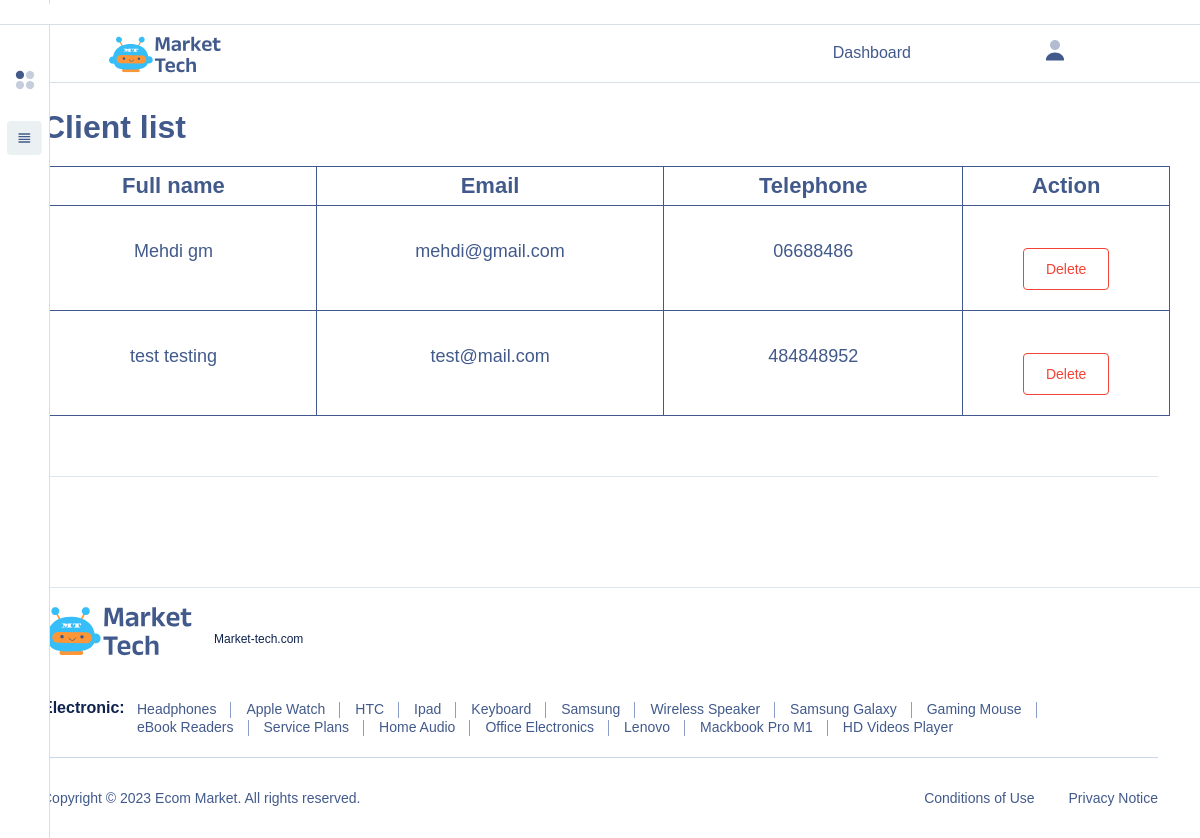
The page /admin/client-list.php on the database its author committed.
### tables this page shows
CREATE TABLE IF NOT EXISTS `users` (
  `ID_user` int(11) NOT NULL AUTO_INCREMENT,
  `firstname` varchar(50) NOT NULL,
  `lastname` varchar(50) NOT NULL,
  `telephone` varchar(10) NOT NULL,
  `email` varchar(100) NOT NULL,
  `address` text NOT NULL,
  `city` varchar(20) NOT NULL,
  `postalcode` varchar(20) NOT NULL,
  `type` varchar(10) NOT NULL,
  `password` varchar(64) NOT NULL,
  PRIMARY KEY (`ID_user`)
);

### admin/client-list.php (the view, shortened to what this page needs)
<?php
$connection = Database::getConnection();
$sql ="SELECT * FROM users WHERE type = 'client'";
$statement = $connection->prepare($sql);
$statement->execute();
$clients = $statement->fetchAll();
?>
<!DOCTYPE html>
<html lang="en">
  <head>
    <link href="css/style.css" rel="stylesheet">
  </head>
  <body>
    <div class="topbar">
      </div>
    <header class="header sticky-bar">
      <div class="container">
        <div class="main-header">
          <div class="header-left">
            <div class="header-logo"><a class="d-flex" href="dashboard-admin.php"><img alt="Ecom" src="fonts/logo.svg"></a></div>
            <div class="header-nav">
              <nav class="nav-main-menu d-none d-xl-block">
                <ul class="main-menu">
                  <li class="has-children"><a class="active" href="dashboard-admin.php">Dashboard</a></li>
                </ul>
              </nav>
            </div>
            <div class="header-shop">
              <div class="d-inline-block box-dropdown-cart"><span class="font-lg icon-list icon-account"><span>Account</span></span>
              </div>
              </div>
            </div>
          </div>
        </div>
    </header>
    <div class="sidebar-left"><a class="btn btn-open" href="#"></a>
      <ul class="menu-texts menu-close">
        <li class="has-children"><a href="#"><span class="img-link"><img src="fonts/list.svg" alt="Ecom"></span><span class="text-link">List</span></a>
        </li>
      </ul>
    </div>
    <main class="main">
      <section class="section-box">
        <div class="banner-hero banner-1">
          <div class="container">
            <h3>Client list</h3><br>
            <div class="row">
              <table>
                <thead>
                  <tr>
                    <th class="list">Full name</th>
                    <th class="list">Email</th>
                    <th class="list">Telephone</th>
                    <th class="list">Action</th>
                  </tr>
                </thead>
                <tbody>
                  <?php foreach ($clients as $client) {
                    $fullname = $client['firstname']." ".$client['lastname'];
                    ?>
                  <tr>
                    <td class="text"><br><br><?php echo $fullname ?></td>
                    <td class="text"><br><br><?php echo $client['email']?></td>
                    <td class="text"><br><br><?php echo $client['telephone']?></td>
                    <td><br><br><a class="btn btn-outline-danger" href="client-list.php?ID_user=<?php echo $client[
                        "ID_user"
                    ]; ?>">Delete</a>
                    </td>
                  </tr>
                  <?php } ?>
                </tbody>
              </table>
            </div>
          <div class="border-bottom pt-60 mb-60"></div>
        </div>
      </section>
    </main>
    <div class="border-bottom pt-30 mb-10"></div>
    <footer class="footer">
      <div class="footer-2">
        <div class="footer-bottom-1">
          <div class="container">
            <div class="footer-2-top mb-20"><a href="index.html"><img alt="Ecom" src="fonts/logo.svg" width="150px"></a><a class="font-xs color-gray-1000" href="#">Market-tech.com</a></div>
            <div class="footer-2-bottom">
              <div class="head-left-footer">
                <h6 class="color-gray-1000">Electronic:</h6>
              </div>
              <div class="tags-footer"><a href="shop-grid.html">Headphones</a><a href="shop-list-2.html">Apple Watch</a><a href="shop-grid.html">HTC</a><a href="shop-grid.html">Ipad</a><a href="shop-grid.html">Keyboard</a><a href="shop-grid.html">Samsung</a><a href="shop-grid.html">Wireless Speaker</a><a href="shop-grid.html">Samsung Galaxy</a><a href="shop-grid.html">Gaming Mouse</a><a href="shop-grid.html">eBook Readers</a><a href="shop-grid.html">Service Plans</a><a href="shop-grid.html">Home Audio</a><a href="shop-grid.html">Office Electronics</a><a href="shop-grid.html">Lenovo</a><a href="shop-grid.html">Mackbook Pro M1</a><a href="shop-grid.html">HD Videos Player</a></div>
            </div>
          </div>
        </div>
        <div class="container">
          <div class="footer-bottom mt-20">
            <div class="row">
              <div class="col-lg-6 col-md-12 text-center text-lg-start"><span class="color-gray-900 font-sm">Copyright &copy; 2023 Ecom Market. All rights reserved.</span></div>
              <div class="col-lg-6 col-md-12 text-center text-lg-end">
                <ul class="menu-bottom">
                  <li><a class="font-sm color-gray-900" href="page-term.html">Conditions of Use</a></li>
                  <li><a class="font-sm color-gray-900" href="page-term.html">Privacy Notice</a></li>
                </ul>
              </div>
            </div>
          </div>
        </div>
      </div>
    </footer>
  </body>
</html>

### admin/client-list.php (style rules this page uses)
.list { font-size:22px; text-align: center; border: 1px solid #425a8b; padding: 10px; }
td { font-size:18px; align-content: center; text-align:center; border: 1px solid #425a8b; padding-bottom: 15px; }
.text { padding-bottom:50px; }

### rows shown on the page
users: fullname "Mehdi gm", email "mehdi@gmail.com", telephone "06688486"
users: fullname "test testing", email "test@mail.com", telephone "484848952"
